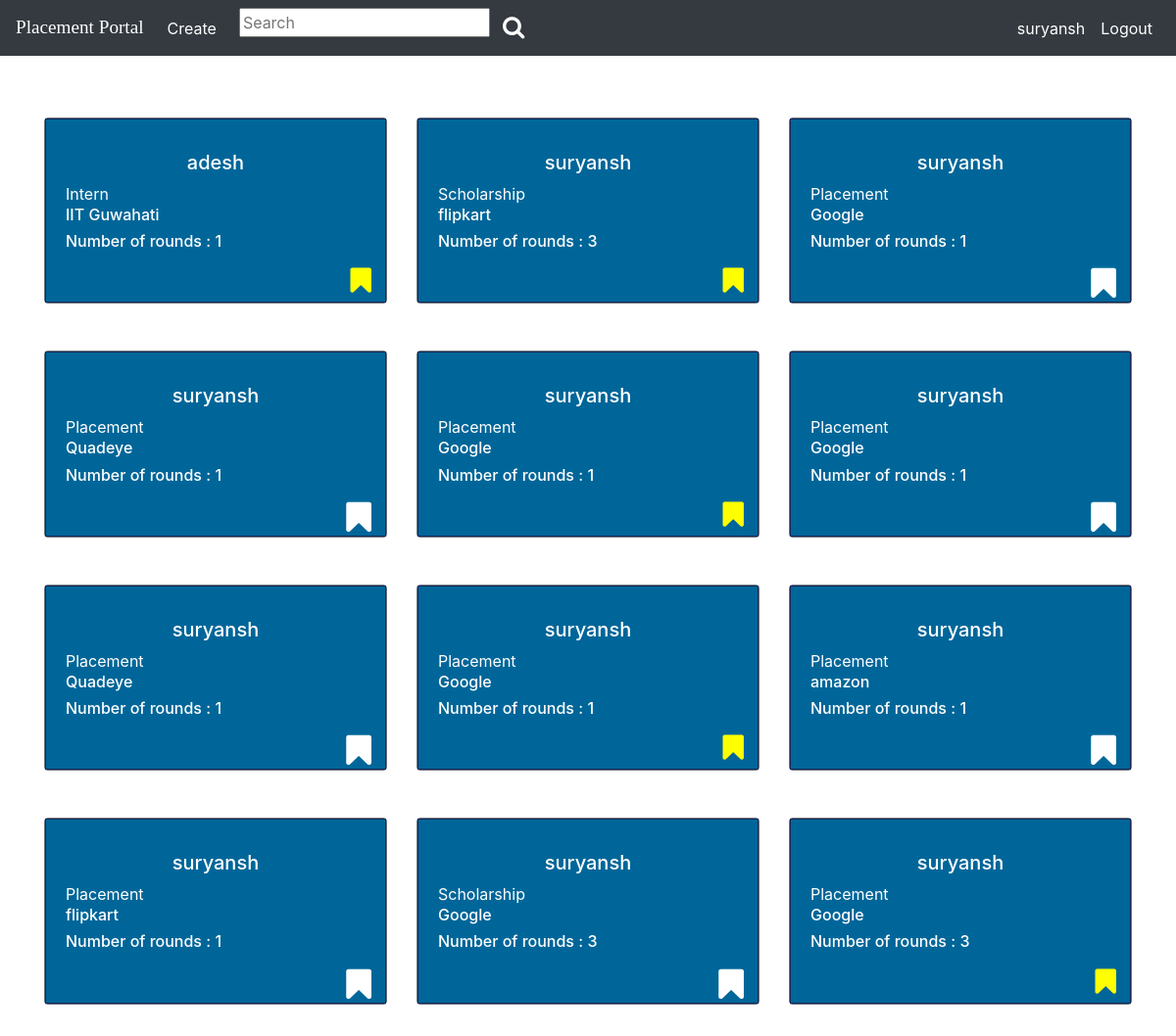
The page / (signed in) on the database its author committed.
### experience/models.py (models this page shows)
class Experience(models.Model):
    user=models.ForeignKey(User, on_delete=models.CASCADE, related_name='experiences', null=False)
    company=models.CharField(max_length=50, blank=False, null=False)
    experience_type=models.CharField(max_length=30, blank=False, choices=EXTYPE)
    recruitement_process=models.IntegerField(blank=False)

### PlacementPortal/views.py (the view)
# urls.py: 2. Add a URL to urlpatterns:  path('', Home.as_view(), name='home')
def Home(request):
    context={}
    experiences=Experience.objects.all()
    flag=[]
    for exp in experiences:
        aux=Bookmark.objects.all().filter(experience=exp).filter(user=request.user)
        if len(aux) == 0:
            flag.append(0)
        else :
            flag.append(1)
    context['experiences']=zip(experiences, flag)
    context['form']=BookmarkForm()
    context['searchform']=SearchForm()
    return render(request, 'experience/home.html', context)

### experience/forms.py
class BookmarkForm(forms.ModelForm):
    class Meta():
        model=Bookmark
        fields=[]

class SearchForm(forms.Form):
    pattern=forms.CharField(max_length=25, required=False, label="", widget=forms.TextInput(attrs={'placeholder':'Search'}))
    class Meta():
        widgets = {
            'pattern' : forms.Textarea(attrs={'width':20})
        }

### template/experience/home.html (shortened to what this page needs)
{% load crispy_forms_tags %}
<!doctype html>
<html lang="en">
  <head>
    <link rel="stylesheet" href="https://stackpath.bootstrapcdn.com/bootstrap/4.4.1/css/bootstrap.min.css">
    <link rel="stylesheet" href="path/to/font-awesome/css/font-awesome.min.css">
    <link href="https://maxcdn.bootstrapcdn.com/font-awesome/4.2.0/css/font-awesome.min.css" rel="stylesheet">
  </head>
  <body>
    <nav class="navbar fixed-top navbar-expand-lg navbar-dark bg-dark">
      <a class="navbar-brand" style="font-family:'Monoton', cursive; font-size:1.2em;" href="{% url 'home' %}">Placement Portal</a>
      <ul class='navbar-nav mx-auto'>
        <li class="nav-item active"><a class="nav-link" href="{% url 'experience:create_experience' %}">Create</a></li>
      </ul>
      <div class="col-sm-3 col-md-4">
        <form action={% url 'experience:search_experience' %} method="post" class="navbar-form">
        <div class="input-group">
            <div value={{searchvalue}}>
              {{searchform.pattern}}
            </div>
            <div class="input-group-btn">
              <button class="btn" type="submit"><i class="fa fa-search" aria-hidden="true" style="font-size:24px;color:white"></i></button>
            </div>
        </div>
        </form>
        </div>
      <div class="collapse navbar-collapse" id="navbarSupportedContent">
        <ul class="navbar-nav ml-auto">
          {% if user.is_authenticated %}
          <li class="nav-item active">
            <a class="nav-link" href="#" id="navbarDropdown" role="button" data-toggle="dropdown" aria-haspopup="true" aria-expanded="false">
              {{request.user.username}}
            </a>
          </li>
          <li class="nav-item active">
            <a class="nav-link" href="{% url 'account:user_logout' %}">Logout<span class="sr-only">(current)</span></a>
          </li>
          {% endif %}
        </ul>
      </div>
    </nav>
    <br><br><br><br>
<br>
    <div class="col-md-12">
      <div class="container">
        <div class="row">
          <div class="card-group ">
          {% for experience, f in experiences %}
            <div class="col-md-4">
              <div class="card text-white border-secondary mx-auto mb-5 w-100" style='background-color:rgb(0, 102, 153); '>
                  <div class="card-body" style='border: 1px solid rgb(23, 38, 87) '>
                    <div class="card-text">
                      <h5 style="text-align:center">{{experience.user.username}}</h5>
                      <div >
                        <h8 style="text-align:left"> {{experience.experience_type}}
                          <span><h6> {{experience.company}}</h6></span></h8>
                      </div>
                      <h6>Number of rounds : {{experience.recruitement_process}}</h6>
                      {% if f == 1 %}
                        <form action={% url 'experience:bookmark_experience' experience.pk %} method="post">
                          <div style="position: absolute; right: 2px;">
                            <button class="btn" type="submit"><i class="fa fa-bookmark" aria-hidden="true" style="font-size:30px;color:yellow"></i></button>
                          </div>
                        </form>
                      {% else %}
                        <form action={% url 'experience:bookmark_experience' experience.pk %} method="post">
                          <div style="position: absolute; right: 2px;">
                            <button class="btn" type="submit"><i class="fa fa-bookmark" aria-hidden="true" style="font-size:36px;color:white"></i></button>
                          </div>
                        </form>
                      {% endif %}
                      <br>
                    </div>
                  </div>
              </div>
            </div>
          {% endfor %}
          </div>
        </div>
      </div>
  </body>
</html>

### rows shown on the page
Experience: user.username "adesh", experience_type "Intern", company "IIT Guwahati", recruitement_process "1"
Experience: user.username "suryansh", experience_type "Scholarship", company "flipkart", recruitement_process "3"
Experience: user.username "suryansh", experience_type "Placement", company "Google", recruitement_process "1"
Experience: user.username "suryansh", experience_type "Placement", company "Quadeye", recruitement_process "1"
Experience: user.username "suryansh", experience_type "Placement", company "Google", recruitement_process "1"
Experience: user.username "suryansh", experience_type "Placement", company "Google", recruitement_process "1"
Experience: user.username "suryansh", experience_type "Placement", company "Quadeye", recruitement_process "1"
Experience: user.username "suryansh", experience_type "Placement", company "Google", recruitement_process "1"
Experience: user.username "suryansh", experience_type "Placement", company "amazon", recruitement_process "1"
Experience: user.username "suryansh", experience_type "Placement", company "flipkart", recruitement_process "1"
Experience: user.username "suryansh", experience_type "Scholarship", company "Google", recruitement_process "3"
Experience: user.username "suryansh", experience_type "Placement", company "Google", recruitement_process "3"

### other values the page prints
{{ request.user.username }} "suryansh"
